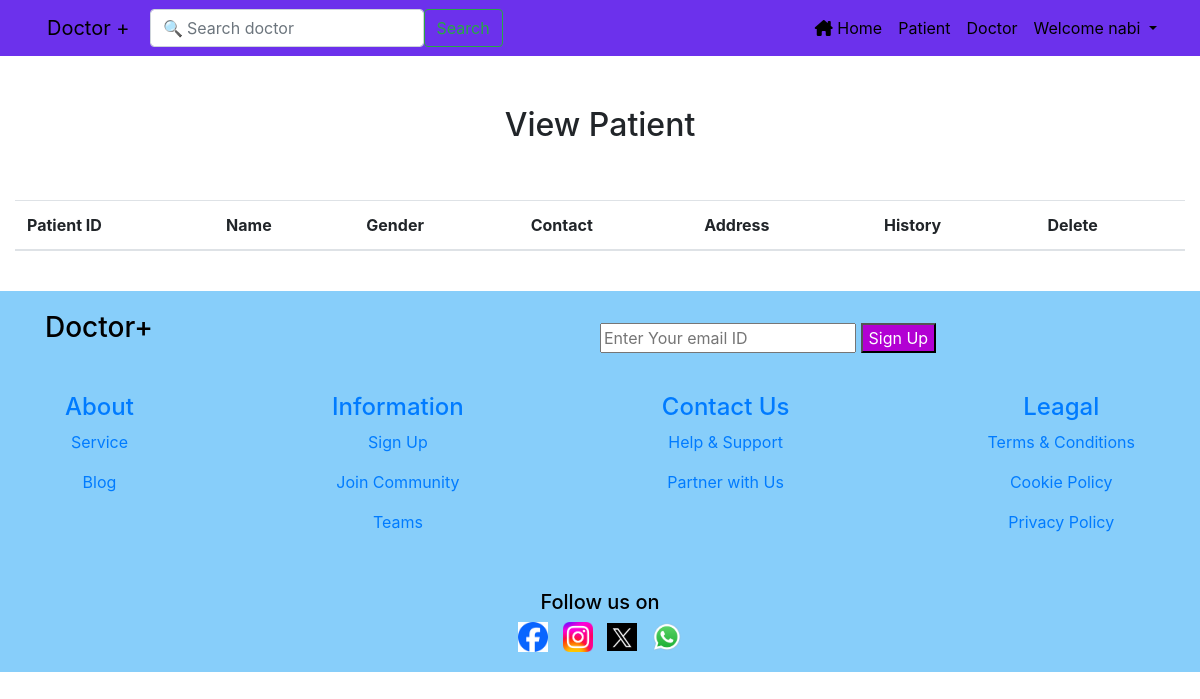
Before: /view_patient/ (signed in) with the older database file.
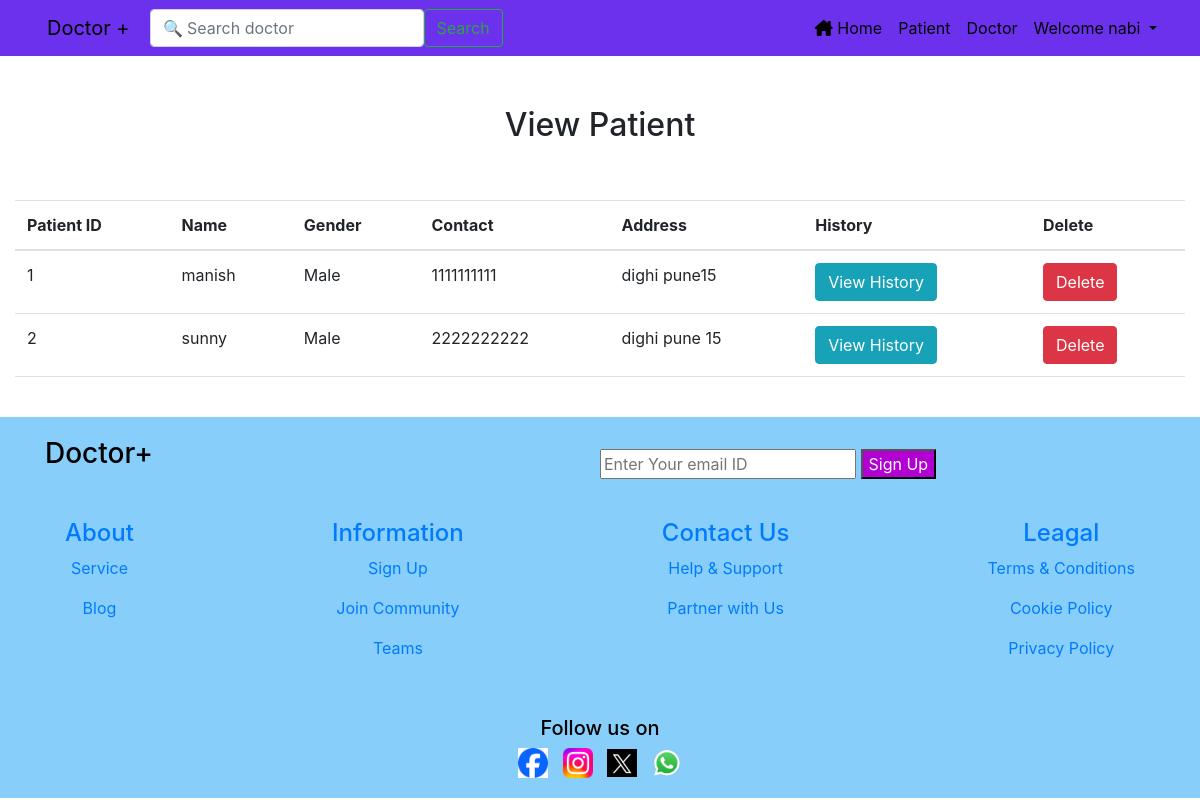
After: the same page with the newer database file.
### management/models.py (models this page shows, shortened)
class Patient(models.Model):
    name = models.CharField(max_length=50)
    gender = models.CharField(max_length=10)
    mobile = models.IntegerField(null=True)
    address = models.CharField(max_length=150)

### management/views.py (the view)
# urls.py: path('view_patient/', View_Patient, name='view_patient'),
def View_Patient(request):
    if not request.user.is_authenticated:
        return redirect('login')
    pat = Patient.objects.all()
    d = {'pat': pat}
    return render(request, 'view_patient.html', d)

### management/templates/view_patient.html (shortened to what this page needs)
{% extends 'homebase.html' %}
{% load static %}
{% block body %}
 <div class="container-fluid" style="margin-top:50px">
       <h2 class="text-center"> View Patient </h2>
       <br><br>
    <table class="table table-hover" id="example">
        <thead>
            <tr>
               <th>Patient ID</th>
               <th> Name</th>
               <th>Gender</th>
               <th>Contact</th>
               <th>Address</th>
               <th>History</th>
               <th>Delete</th>
           </tr>
        </thead>
        <tbody>
            {% for i in pat %}
            <tr>
                <td>{{i.id}}</td>
                <td>{{i.name}}</td>
                <td>{{i.gender}}</td>
                <td>{{i.mobile}}</td>
                <td>{{i.address}}</td>
                <td>
                    <a href="{% url 'patient_history' i.id %}" class="btn btn-info">View History</a>
                </td>
                <td>
                    <a href="{% url 'delete_patient' i.id %}" onclick="return confirm('Are u really want to delete?')" class="btn btn-danger">Delete</a>
                </td>
            </tr>
            {% endfor %}
        </tbody>
    </table>
</div>
{% endblock %}

Changed rows visible on the page:
added Patient: id "1", name "manish", gender "Male", mobile "1111111111", address "dighi pune15"
added Patient: id "2", name "sunny", gender "Male", mobile "2222222222", address "dighi pune 15"
